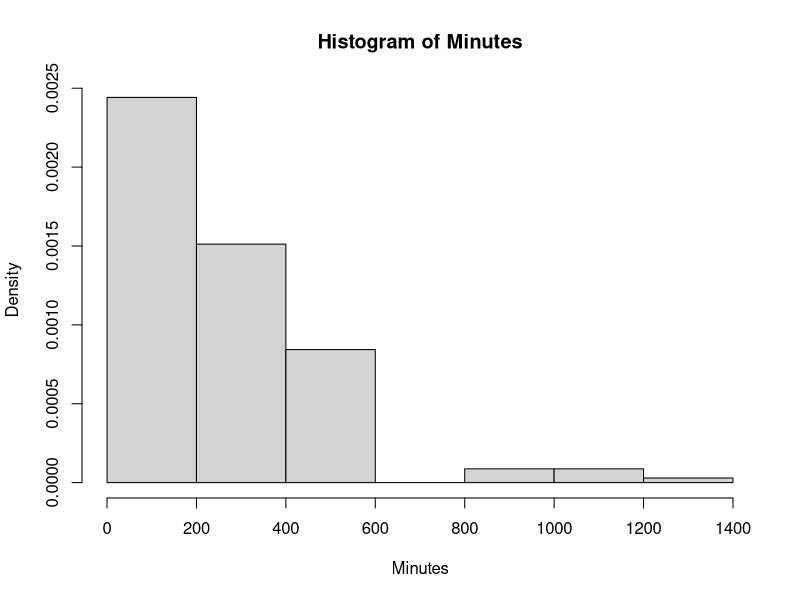
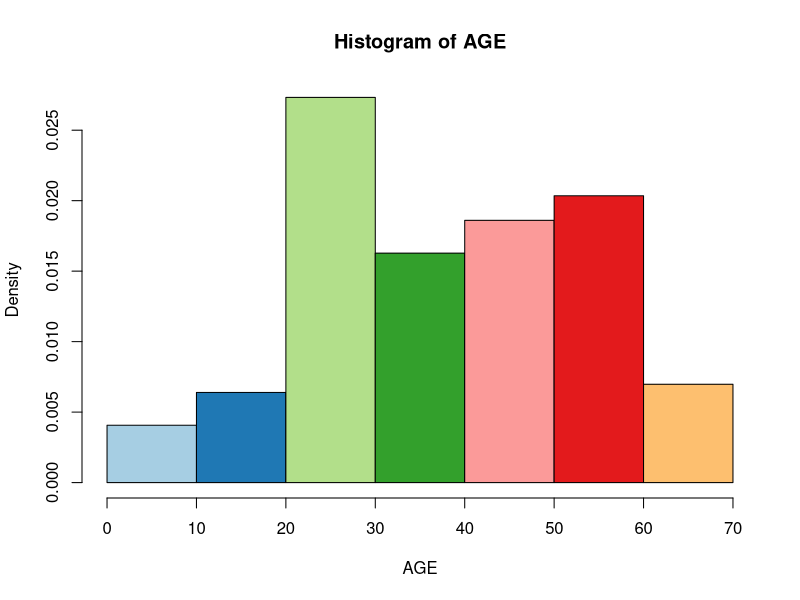
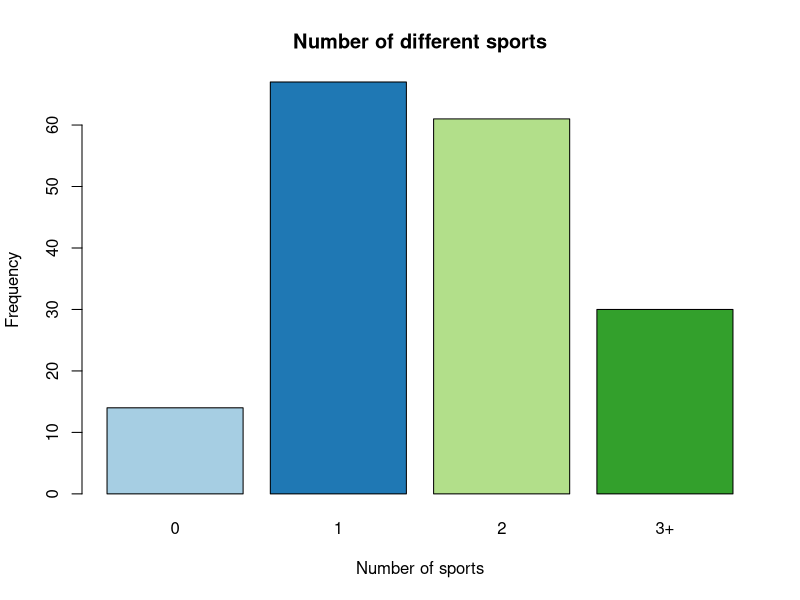

Write the R code that produced these figures, in order.
setwd("C:\\Users\\victoria\\OneDrive - Universidad Rey Juan Carlos\\Escritorio\\MASTER\\Statistics for data analysis\\Project")
install.packages("RColorBrewer")
library("RColorBrewer")

AGES = read.csv("AGES.csv", sep = ";", dec = ".")
MINUTES = read.csv("MINUTES.csv", sep = ";", dec = ".")
NUM_SPORTS = read.csv("NUM_SPORTS.csv", sep = ";", dec = ".")
attach(AGES)
attach(MINUTES)
attach(NUM_SPORTS)
#First, we plot the data to choose a valid model to fit
dev.new()
hist(Minutes, freq = F)
dev.new()
hist(AGE, freq = F, col=brewer.pal(n = 7, name = "Paired"))

dev.new()
barplot(table(Num_sports),main = "Number of different sports",
        xlab = "Number of sports",
        ylab = "Frequency", col=brewer.pal(n = 4, name = "Paired") )
